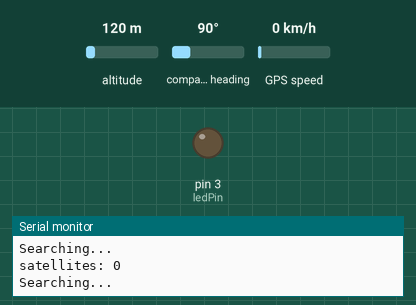
This sketch was run on a simulated Arduino Uno, built with avr-gcc and run on an emulated ATmega328P. Shown: output pins drawn as LEDs (lit = HIGH), the last lines printed to the serial monitor. Dashed ring = blinking. Inputs (shaded band) come from the test bench; at power-on: GPS speed 0 km/h, altitude 120 m, compass heading 90°. The GPS gets a fix after 3 s at 37.7749, -122.4194 with 8 satellites.

Above: at 0.1 s.
At 15.7 s:
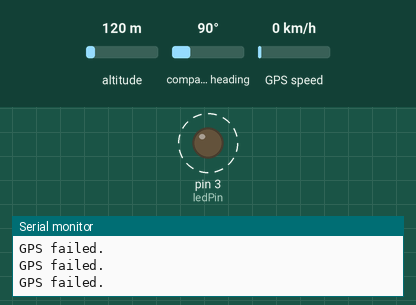
15.8 s: GPS speed set to 30 km/h
37.8 s: altitude set to 20 m
Timing chart, 0 to 65.8 s (numbered marks = the images above; inputs shaded):
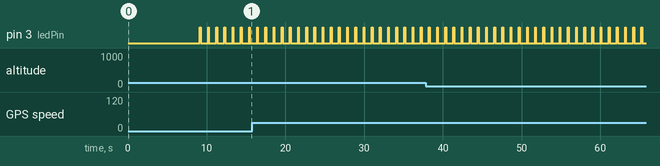

The sketch:

GPS_guide_program_slave.ino
```cpp
////////////////////////////////////////////////////////////////////////////////
// GPSによる誘導(テンプレート)
// 以下のライブラリをインストールしてください
// 1. TinyGPS++
//    以下のサイトからZIPファイルをダウンロード
//    http://arduiniana.org/libraries/tinygpsplus/
//    GPSロガーシールドの詳しい使い方は
//    https://learn.sparkfun.com/tutorials/gps-logger-shield-hookup-guide?_ga=1.96889503.1408024151.1440392747
//
//    Template by T. Kamimura, GitHub: https://github.com/t-kamimura
////////////////////////////////////////////////////////////////////////////////

////////////////////////////////////////////////////////////////////////////////
// 設定とかは以下に書き込んで下さい
////////////////////////////////////////////////////////////////////////////////

/* includeファイルはここに追加してください*/
#include <Wire.h>
#include <TinyGPS++.h>
#include <math.h>
#include <SoftwareSerial.h>

/* 各種変数・定数の設定はここに書いてください */
// I/Oピンの設定
int ledPin = 3;           // I/OシールドのLEDは3番ピン

// GPS関連の定数
#define LNG_GOAL 135.68     // ゴールのおおまかな経度（計測して変更してください）
#define LAT_GOAL 34.98      // ゴールのおおまかな緯度（計測して変更してください）
#define SCALE 100000        // 座標がちょっとしか変化しないので，スケールしてやる

// GPS関連の変数
double latitude = 0;        // 現在の経度変数
double longitude = 0;       // 現在の緯度変数
double x_GOAL = 0;
double y_GOAL = 0;
double x = 0;
double y = 0;
int r = 0;
int theta = 0;

/* GPS関連の設定 */
TinyGPSPlus tinyGPS; // tinyGPSPlus object to be used throughout
#define GPS_BAUD 9600 // GPSモジュールのボーレート
// GPSの通信にはソフトウェアシリアルを使う
// 他のシールドとピンがかぶらないように注意する
#define ARDUINO_GPS_RX 9 // GPS TX, Arduino RX pin
#define ARDUINO_GPS_TX 8 // GPS RX, Arduino TX pin
SoftwareSerial ssGPS(ARDUINO_GPS_TX, ARDUINO_GPS_RX); // Create a SoftwareSerial
#define gpsPort ssGPS

/* モニタリング用のシリアル（ハードウェアシリアル）*/
#define SerialMonitor Serial

////////////////////////////////////////////////////////////////////////////////
// ユーザー関数は以下で定義して下さい
////////////////////////////////////////////////////////////////////////////////

// GPSデータ取得関数
void getGPSdata()
{
  while (gpsPort.available())
    tinyGPS.encode(gpsPort.read());
}

// r,thetaをマスターに送る関数（割り込み）
// 2バイト送るので，マスター側でも2バイトそれぞれ受け取ること
void sendData(){
  Wire.write(r);      // 1バイト送信(r)
  Wire.write(theta);  // 1バイト送信(theta)
}

// 処理にかかった時間に関わらず，同じ時間感覚でループを回すために，delayを改造する
static void smartDelay(unsigned long ms)
{
  unsigned long start = millis();
  do
  {
    // If data has come in from the GPS module
    while (gpsPort.available())
      tinyGPS.encode(gpsPort.read()); // Send it to the encode function
    // tinyGPS.encode(char) continues to "load" the tinGPS object with new
    // data coming in from the GPS module. As full NMEA strings begin to come in
    // the tinyGPS library will be able to start parsing them for pertinent info
  } while (millis() - start < ms);
}

// 日付をわかりやすくする関数 "dd/mm/yy"
void printDate()
{
  SerialMonitor.print(tinyGPS.date.day());
  SerialMonitor.print("/");
  SerialMonitor.print(tinyGPS.date.month());
  SerialMonitor.print("/");
  SerialMonitor.println(tinyGPS.date.year());
}

// 時刻をわかりやすくする関数 "hh:mm:ss"
void printTime()
{
  SerialMonitor.print(tinyGPS.time.hour());
  SerialMonitor.print(":");
  if (tinyGPS.time.minute() < 10) SerialMonitor.print('0');
  SerialMonitor.print(tinyGPS.time.minute());
  SerialMonitor.print(":");
  if (tinyGPS.time.second() < 10) SerialMonitor.print('0');
  SerialMonitor.println(tinyGPS.time.second());
}

// GPSデータ表示関数
void printGPSInfo()
{
  SerialMonitor.print("Lat: "); SerialMonitor.println(tinyGPS.location.lat(), 6);
  SerialMonitor.print("Long: "); SerialMonitor.println(tinyGPS.location.lng(), 6);
  SerialMonitor.print("Alt: "); SerialMonitor.println(tinyGPS.altitude.feet());
  SerialMonitor.print("Course: "); SerialMonitor.println(tinyGPS.course.deg());
  SerialMonitor.print("Speed: "); SerialMonitor.println(tinyGPS.speed.mph());
  SerialMonitor.print("Date: "); printDate();
  SerialMonitor.print("Time: "); printTime();
  SerialMonitor.print("Sats: "); SerialMonitor.println(tinyGPS.satellites.value());
  SerialMonitor.println();
}
// GPSデータ表示関数
void printGPSInfo_forLog()
{
  SerialMonitor.print("Lat: "); SerialMonitor.println(tinyGPS.location.lat(), 6);
  SerialMonitor.print("Long: "); SerialMonitor.println(tinyGPS.location.lng(), 6);
  SerialMonitor.print("Alt: "); SerialMonitor.println(tinyGPS.altitude.feet());
  SerialMonitor.print("Course: "); SerialMonitor.println(tinyGPS.course.deg());
  SerialMonitor.print("Speed: "); SerialMonitor.println(tinyGPS.speed.mph());
  SerialMonitor.print("Date: "); printDate();
  SerialMonitor.print("Time: "); printTime();
  SerialMonitor.print("Sats: "); SerialMonitor.println(tinyGPS.satellites.value());
  SerialMonitor.println();
}

////////////////////////////////////////////////////////////////////////////////
// setupは開始時に一回だけ実行される
////////////////////////////////////////////////////////////////////////////////

void setup() {
  // 初期化処理
  pinMode(ledPin, OUTPUT);    // LED用に出力に設定
  SerialMonitor.begin(9600);  // シリアルの開始
  gpsPort.begin(GPS_BAUD);    // GPSソフトウェアシリアルの開始
  Wire.begin(8) ;             // I2Cアドレスを8に設定(こちらがスレーブ側)
  Wire.onRequest(sendData);   // Masterからリクエストが来たときの関数の指定

  // GPS受信を確認するまで待つ
  digitalWrite(ledPin, LOW);
  while(!tinyGPS.location.isUpdated())
  {
    SerialMonitor.println("Searching...");
    SerialMonitor.print("satellites: ");
    SerialMonitor.println(tinyGPS.satellites.value());
    getGPSdata();
  }

  // 現在の位置を最終目的地とする．(10回ほど取ってノイズを減らす)
  x_GOAL = (tinyGPS.location.lng() - LNG_GOAL)*SCALE;
  y_GOAL = (tinyGPS.location.lat()- LAT_GOAL)*SCALE;
  for (int i = 0; i<10; i++)
  {
    x_GOAL = x_GOAL*0.8+((tinyGPS.location.lng() - LNG_GOAL)*SCALE)*0.2;
    y_GOAL = y_GOAL*0.8+((tinyGPS.location.lat()- LAT_GOAL)*SCALE)*0.2;
    smartDelay(500);
  }
  longitude = x_GOAL;
  latitude = y_GOAL;
  // 目的地を表示
  SerialMonitor.println("Goal position has been saved");
  SerialMonitor.print("x_GOAL: ");
  SerialMonitor.println(x_GOAL);
  SerialMonitor.print("y_GOAL: ");
  SerialMonitor.println(y_GOAL);

  delay(1000);            //ちょっとだけ待つ
}

////////////////////////////////////////////////////////////////////////////////
// 以下、メイン関数
////////////////////////////////////////////////////////////////////////////////
void loop() {

  getGPSdata();     // GPSデータ取得

  if (tinyGPS.location.isUpdated()) // GPSデータを取得したら
  {
    digitalWrite(ledPin, HIGH);
    //SerialMonitor.println("GPS updated.");

    // GPSの受信したデータを詳細に見たければ，以下のコメントアウトを解除
    //printGPSInfo();

    /*
    // デバッグ用．目的地を表示
    SerialMonitor.print("x_GOAL: ");
    SerialMonitor.println(x_GOAL);
    SerialMonitor.print("y_GOAL: ");
    SerialMonitor.println(y_GOAL);
    */

    // 現在地を計算(始めの数ケタが変わるほど移動しないので，排除する)
    longitude = longitude*0.8+((tinyGPS.location.lng() - LNG_GOAL)*SCALE)*0.2;
    latitude = latitude*0.8+((tinyGPS.location.lat()- LAT_GOAL)*SCALE)*0.2;


    // 現在地と目的地の誤差を計算
    x = 0;         //東西方向（東が正）
    y = 0;          //南北方向（北が正）
    theta = 0;    //角度（北から時計回りに何度か）
    r = 0;                  //目的地との距離の2乗


    // 現在地と計算結果を表示
    SerialMonitor.print("Lng: ");
    SerialMonitor.println(longitude);
    SerialMonitor.print("Lat: ");
    SerialMonitor.println(latitude);
    SerialMonitor.print("x: ");
    SerialMonitor.println(x);
    SerialMonitor.print("y: ");
    SerialMonitor.println(y);
    SerialMonitor.print("theta: ");
    SerialMonitor.println(theta);
    SerialMonitor.print("r: ");
    SerialMonitor.println(r);

    /*
    // ログ取り用
    SerialMonitor.print(x);       SerialMonitor.print(", ");
    SerialMonitor.print(y);       SerialMonitor.print(", ");
    SerialMonitor.print(theta);   SerialMonitor.print(", ");
    SerialMonitor.println(r);
    */

    smartDelay(100);   //ループは一定時間で回しておく

  }else{
    digitalWrite(ledPin, LOW);
    SerialMonitor.println("GPS failed.");
    // GPSが受信できないなら，ロボットを停止する
    delay(100);
  }
}
```

Measured:
- by itself, pin 3 (ledPin): alternates HIGH for 0.10 s and LOW for 0.93 s
